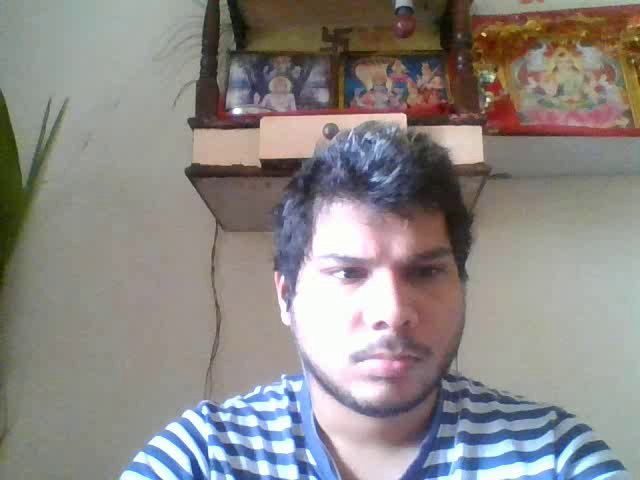
#> input picture frame 0 of data/output.avi, 640 x 480 px
$ python image_segmented.py
#> lines starting #> are read from the running program, lines starting #| are printed output that depends on the picture; after the words box and inside, x2 and y2 are one past the last pixel; in counts of white or black regions, pixels touching at a corner belong together
import cv2 as cv
import numpy as np
import imutils

capture = cv.VideoCapture('output.avi')

while True:
    ret, img = capture.read()
#> img is the input picture: shape (480, 640, 3); mean B, G, R 133.9, 136.3, 140.5
    img = imutils.resize(img, width=350)
#> img: shape (262, 350, 3)
    cv.imshow('Input Image', img)
    gray = cv.cvtColor(img, cv.COLOR_BGR2GRAY)
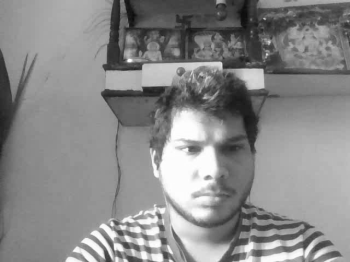
#> gray: shape (262, 350); min 12, max 255, mean 137.3
    ret, thresh = cv.threshold(gray, 0, 255, cv.THRESH_BINARY_INV + cv.THRESH_OTSU)
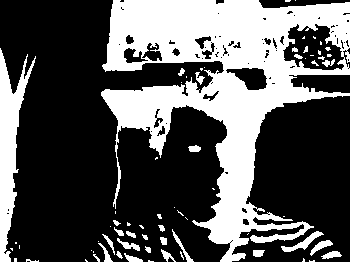
#> thresh: shape (262, 350); 33.9% white; 69 white regions (40 under 20 px), largest, box (x1, y1, x2, y2) and area: (101, 0, 350, 262) 26105, (0, 48, 36, 262) 3045, (281, 231, 324, 252) 247
#> ret = 124
    # noise removal
    kernel = np.ones((11, 11), np.uint8)
    opening = cv.morphologyEx(thresh, cv.MORPH_OPEN, kernel, iterations=3)
#> opening: shape (262, 350); 10.9% white; 5 white regions, box (x1, y1, x2, y2) and area: (124, 0, 218, 43) 3753, (219, 0, 263, 41) 1760, (223, 90, 262, 137) 1757, (0, 94, 19, 173) 1371, (118, 91, 155, 127) 1326
    # sure background area
    sure_bg = cv.dilate(opening, kernel, iterations=3)
#> sure_bg: shape (262, 350); 24.8% white; 4 white regions, box (x1, y1, x2, y2) and area: (109, 0, 278, 58) 9523, (208, 75, 277, 152) 5237, (103, 76, 170, 142) 4416, (0, 79, 34, 188) 3576
    # Finding sure foreground area
    dist_transform = cv.distanceTransform(opening, cv.DIST_L2, 5)
    ret, sure_fg = cv.threshold(dist_transform, 0.7 * dist_transform.max(), 255, 0)
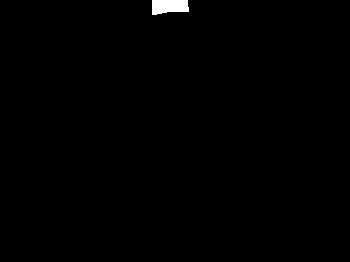
#> sure_fg: shape (262, 350) float32; 0.51% white; 1 white region, box (x1, y1, x2, y2) and area: (152, 0, 189, 15) 467
#> ret = 28.7
    # Finding unknown region
    sure_fg = np.uint8(sure_fg)
    unknown = cv.subtract(sure_bg, sure_fg)
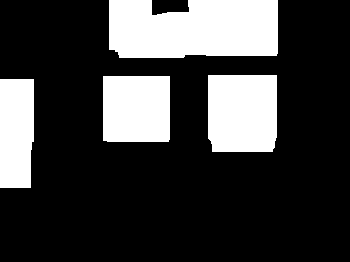
#> unknown: shape (262, 350); 24.3% white; 4 white regions, box (x1, y1, x2, y2) and area: (109, 0, 278, 58) 9056, (208, 75, 277, 152) 5237, (103, 76, 170, 142) 4416, (0, 79, 34, 188) 3576

    # Marker labelling
    ret, markers = cv.connectedComponents(sure_fg)
#> ret = 2
    # markers = np.uint8(markers)
    # Add one to all labels so that sure background is not 0, but 1
    markers = markers + 14
    # Now, mark the region of unknown with zero
    markers[unknown == 255] = 0
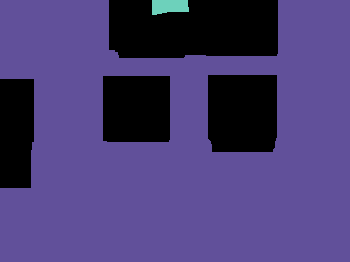
#> markers: shape (262, 350) int32; 3 distinct labels, from 0 to 15; one colour per label, 0 black

    markers = cv.watershed(img, markers)
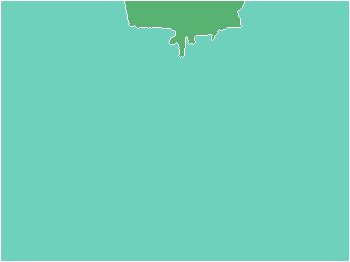
#> markers: shape (262, 350) int32; 3 distinct labels, from -1 to 15; one colour per label, 0 black, -1 white
    img[markers == -1] = [255, 0, 0]
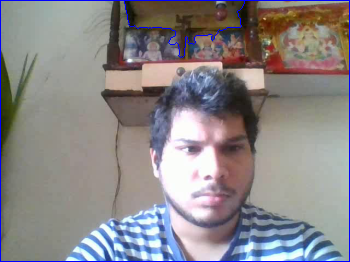
#> img: shape (262, 350, 3); mean B, G, R 136.1, 134.3, 138.6

    cv.imshow('Image', img)
    cv.imshow('Gray', gray)
    cv.imshow('Threshold', thresh)
    cv.imshow('Opening Morphology', opening)
    cv.imshow('Dialation Morphology(Background)', sure_bg)
    cv.imshow('Distance Transform(Gradient)', dist_transform)
    cv.imshow('Dis_trans(Threshold)', sure_fg)
    cv.imshow('Subtraction(Background:Dialation - Foreground:Threshold:Dis_transform)', unknown)
    # cv.imshow('Markers(Connected Components',markers)
    cv.imshow('Segmented Image', img)

    cv.waitKey(1)
    # print(frame)
    # if cv.waitKey(1) == ord('q'):
    #     break

capture.release()
cv.destroyAllWindows()
